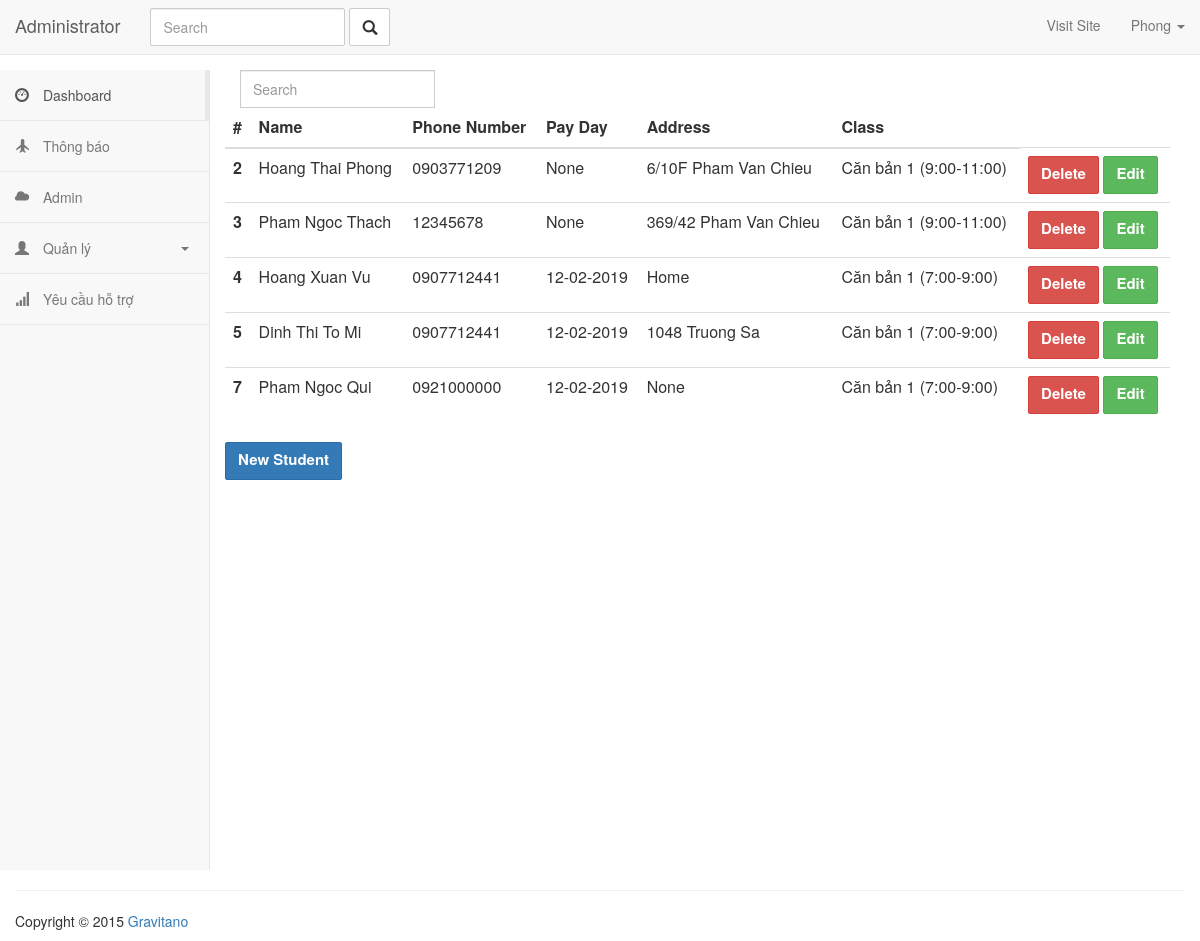
Screenshot of /admin/students (signed in) with the database file from the repository.
### app/models.py (models this page shows, shortened)
class User(UserMixin, db.Model):
    __tablename__ = 'users'
    id = db.Column(db.Integer, primary_key=True)
    email = db.Column(db.String(64), unique=True, index=True)
    username = db.Column(db.String(64), unique=True, index=True)
    role_id = db.Column(db.Integer, db.ForeignKey('roles.id'))
    subject = db.relationship('Subject', backref='teacher', lazy='dynamic')
    password_hash = db.Column(db.String(128))
    @property
    def password(self):
        raise AttributeError('password is not a readable attribute')

class Student(db.Model):
    __tablename__ = 'students'
    id = db.Column(db.Integer, primary_key=True)
    name = db.Column(db.String(64))
    phone_number = db.Column(db.String(64))
    address = db.Column(db.String(128))
    subject_id = db.Column(db.Integer, db.ForeignKey('subjects.id'))
    attendances = db.relationship('Attendance', backref='student', lazy='dynamic')
    pay_day=db.Column(db.String(64))

class Subject(db.Model):
    __tablename__ = 'subjects'
    id = db.Column(db.Integer, primary_key=True)
    name = db.Column(db.String(64), unique=True)
    belong_to = db.Column(db.Integer, db.ForeignKey('users.id'))
    students = db.relationship('Student', backref='subject', lazy='dynamic')
    attendances = db.relationship('Attendance', backref='subject', lazy='dynamic')

### app/main/views.py (the view)
@main.route('/admin/students')
@login_required
def getStudents():
    students = Student.query.all()
    return render_template('admin/students.html', students=students)

### app/models.py (called while the page is built)
@login_manager.user_loader
def load_user(user_id):
    return User.query.get(int(user_id))

### app/templates/admin/students.html
{% extends 'admin/admin_base.html' %}
{% block content %}
<div class="col-md-10">
<div class="form-group">
    <div class="col-md-4">
    <div class="input-group">
      <input type="search" class="light-table-filter form-control" data-table="order-table" placeholder="Search">
    </div>
  </div>
</div>
<table class="order-table table">
  <thead class="thead-dark">
    <tr>
      <th scope="col">#</th>
      <th scope="col">Name</th>
      <th scope="col">Phone Number</th>
      <th scope="col">Pay Day</th>
      <th scope="col">Address</th>
      <th scope="col">Class</th>
    </tr>
  </thead>
  <tbody>
  {% for student in students %}
    <tr>
      <th scope="row">{{student.id}}</th>
      <td>{{student.name}}</td>
      <td>{{student.phone_number}}</td>
        <td>{{student.pay_day }}</td>
      <td>{{ student.address }}</td>
      <td>{{ student.subject.name }}</td>
      <td>
        <a class="btn btn-danger" href="{{ url_for('main.removeStudent', id=student.id) }}">Delete</a>
        <a class="btn btn-success" href="{{ url_for('main.editStudent', id=student.id) }}">Edit</a>
      </td>
    </tr>
  {% endfor %}
  </tbody>
</table>
  <a href="{{ url_for('main.studentAdd') }}" class="btn btn-primary">New Student</a>
</div>
{% endblock %}

### app/templates/admin/admin_base.html (shortened to what this page needs)
<html>
<head>
    <link rel="stylesheet" href="{{ url_for('static', filename='css/bootstrap.min.css') }}">
    <link rel="stylesheet" href="{{ url_for('static', filename='css/styles.css') }}">
    <link href="https://gitcdn.github.io/bootstrap-toggle/2.2.2/css/bootstrap-toggle.min.css" rel="stylesheet">
    <link rel="stylesheet prefetch"
          href="http://cdnjs.cloudflare.com/ajax/libs/bootstrap-datepicker/1.3.0/css/datepicker.css">
</head>
<body>
<nav class="navbar navbar-default navbar-static-top">
    <div class="container-fluid">
        <div class="navbar-header">
            <a class="navbar-brand" href="#">
                Administrator
            </a>
        </div>
        <div class="collapse navbar-collapse" id="bs-example-navbar-collapse-1">
            <form class="navbar-form navbar-left" method="GET" role="search">
                <div class="form-group">
                    <input type="text" name="q" class="form-control" placeholder="Search">
                </div>
                <button type="submit" class="btn btn-default"><i class="glyphicon glyphicon-search"></i></button>
            </form>
            <ul class="nav navbar-nav navbar-right">
                <li><a href="http://www.pingpong-labs.com" target="_blank">Visit Site</a></li>
                <li class="dropdown ">
                    <a href="#" class="dropdown-toggle" data-toggle="dropdown" role="button" aria-expanded="false">
                        {% if current_user.is_authenticated %}
                        {{ current_user.username }}
                        {% else %}
                        Account
                        {% endif %}
                        <span class="caret"></span></a>
                </li>
            </ul>
        </div>
    </div>
</nav>
<div class="container-fluid main-container">
    <div class="col-md-2 sidebar">
        <div class="row">
            <div class="side-menu">
                <nav class="navbar navbar-default" role="navigation">
                    <div class="side-menu-container">
                        <ul class="nav navbar-nav">
                            <li class="active"><a href="#"><span class="glyphicon glyphicon-dashboard"></span> Dashboard</a>
                            </li>
                            <li><a href="#"><span class="glyphicon glyphicon-plane"></span> Thông báo </a></li>
                            <li><a href="#"><span class="glyphicon glyphicon-cloud"></span> Admin</a></li>
                            <li class="panel panel-default" id="dropdown">
                                <a data-toggle="collapse" href="#dropdown-lvl1">
                                    <span class="glyphicon glyphicon-user"></span> Quản lý <span class="caret"></span>
                                </a>
                            </li>
                            <li><a href="#"><span class="glyphicon glyphicon-signal"></span> Yêu cầu hỗ trợ</a></li>
                        </ul>
                    </div>
                </nav>
            </div>
        </div>
    </div>
    {% block content %}
    {% endblock %}
    <footer class="pull-left footer">
        <p class="col-md-12">
        <hr class="divider">
        Copyright &COPY; 2015 <a href="http://www.pingpong-labs.com">Gravitano</a>
        </p>
    </footer>
</div>
</body>
</html>

### app/static/css/styles.css (style rules this page uses)
.form-control, .btn { min-height: 38px; border-radius: 2px; }
.btn { font-size: 15px; font-weight: bold; }
.sidebar { padding-left: 0; }
.main-container { background: #FFF; padding-top: 15px; margin-top: -20px; }
.footer { width: 100%; }
.side-menu { position: relative; width: 100%; height: 100%; background-color: #f8f8f8; border-right: 1px solid #e7e7e7; }
.side-menu .navbar { border: none; }
.side-menu .navbar-nav .active a { background-color: transparent; margin-right: -1px; border-right: 5px solid #e7e7e7; }
.side-menu .navbar-nav li { display: block; width: 100%; border-bottom: 1px solid #e7e7e7; }
.side-menu .navbar-nav li a { padding: 15px; }
.side-menu .navbar-nav li a .glyphicon { padding-right: 10px; }
.side-menu #dropdown { border: 0; margin-bottom: 0; border-radius: 0; background-color: transparent; box-shadow: none; }
.side-menu #dropdown .caret { float: right; margin: 9px 5px 0; }
.side-menu #dropdown > a { border-bottom: 1px solid #e7e7e7; }

### rows the page displays
User: username "Phong"
Student: id "2", name "Hoang Thai Phong", phone_number "0903771209", pay_day "None", address "6/10F Pham Van Chieu", subject.name "Căn bản 1 (9:00-11:00)"
Student: id "3", name "Pham Ngoc Thach", phone_number "12345678", pay_day "None", address "369/42 Pham Van Chieu", subject.name "Căn bản 1 (9:00-11:00)"
Student: id "4", name "Hoang Xuan Vu", phone_number "0907712441", pay_day "12-02-2019", address "Home", subject.name "Căn bản 1 (7:00-9:00)"
Student: id "5", name "Dinh Thi To Mi", phone_number "0907712441", pay_day "12-02-2019", address "1048 Truong Sa", subject.name "Căn bản 1 (7:00-9:00)"
Student: id "7", name "Pham Ngoc Qui", phone_number "0921000000", pay_day "12-02-2019", address "None", subject.name "Căn bản 1 (7:00-9:00)"
